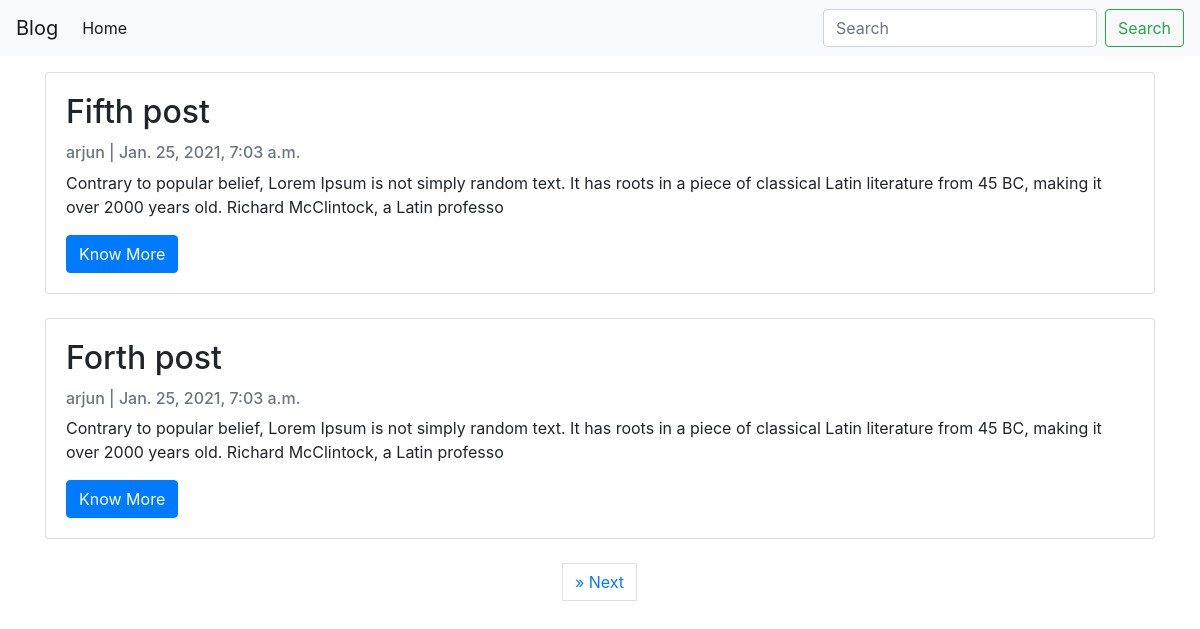
The page / on the database its author committed.
### blog/models.py (models this page shows, shortened)
class Post(models.Model):
    title = models.CharField(max_length=200, unique=True)
    slug = models.SlugField(max_length=200, unique=True)
    author = models.ForeignKey(User, on_delete=models.CASCADE, related_name='blog_post')
    updated_on = models.DateTimeField(auto_now=True)
    content = models.TextField()
    created_on = models.DateTimeField(auto_now_add=True)
    status = models.IntegerField(choices=STATUS, default=0)
    class Meta:
        ordering = ['-created_on']

### blog/views.py (the view)
# urls.py: path('', views.PostList.as_view(), name='home'),
class PostList(generic.ListView):
    queryset = Post.objects.filter(status=1).order_by('-created_on')
    template_name = 'index.html'
    paginate_by = 2

### templates/index.html (shortened to what this page needs)
{% extends "base.html" %}
{% block content %}
    <div class="container mx-auto">
        <div class="row">
            <div class="col-md-12 mt-3 left">
                    {% for post in post_list %}
                    <div class="card mb-4">
                          <div class="card-body">
                            <h2 class="card-title">{{ post.title }}</h2>
                              <p class="card-text text-muted h6">{{ post.author }} | {{ post.created_on}} </p>
                            <p class="card-text">{{ post.content |slice:":200" }}</p>
                            <a href="{% url 'post_detail' post.slug  %}" class="btn btn-primary">Know More</a>
                          </div>
                    </div>
                    {% endfor %}
            </div>
        </div>
    </div>
                {% if is_paginated %}
                    <ul class="pagination justify-content-center">
                        {% if page_obj.has_next %}
                        <li><a href="?page={{ page_obj.next_page_number }}" class="page-link">&raquo; Next </a></li>
                        {% endif %}
                    </ul>
                {% endif %}
{% endblock content %}

### templates/base.html (shortened to what this page needs)
<!doctype html>
<html lang="en">
  <head>
    <link rel="stylesheet" href="https://maxcdn.bootstrapcdn.com/bootstrap/4.0.0/css/bootstrap.min.css">
  </head>
  <body>
        <nav class="navbar navbar-expand-lg navbar-light bg-light">
          <a class="navbar-brand" href="{% url 'home'%}">Blog</a>
          <div class="collapse navbar-collapse" id="navbarSupportedContent">
            <ul class="navbar-nav mr-auto">
              <li class="nav-item active">
                <a class="nav-link" href="{% url 'home'%}">Home <span class="sr-only">(current)</span></a>
              </li>
            </ul>
            <form class="form-inline my-2 my-lg-0">
              <input class="form-control mr-sm-2" type="search" placeholder="Search" aria-label="Search">
              <button class="btn btn-outline-success my-2 my-sm-0" type="submit">Search</button>
            </form>
          </div>
        </nav>
        {% block content %}
        {% endblock content %}
  </body>
</html>

### rows shown on the page
Post: title "Fifth post", author "arjun", created_on "Jan. 25, 2021, 7:03 a.m.", content "Contrary to popular belief, Lorem Ipsum is not simply random text. It has roots in a piece of classical Latin literature from 45 BC, making it over 2000 years old. Richard McClintock, a Latin professo"
Post: title "Forth post", author "arjun", created_on "Jan. 25, 2021, 7:03 a.m.", content "Contrary to popular belief, Lorem Ipsum is not simply random text. It has roots in a piece of classical Latin literature from 45 BC, making it over 2000 years old. Richard McClintock, a Latin professo"
